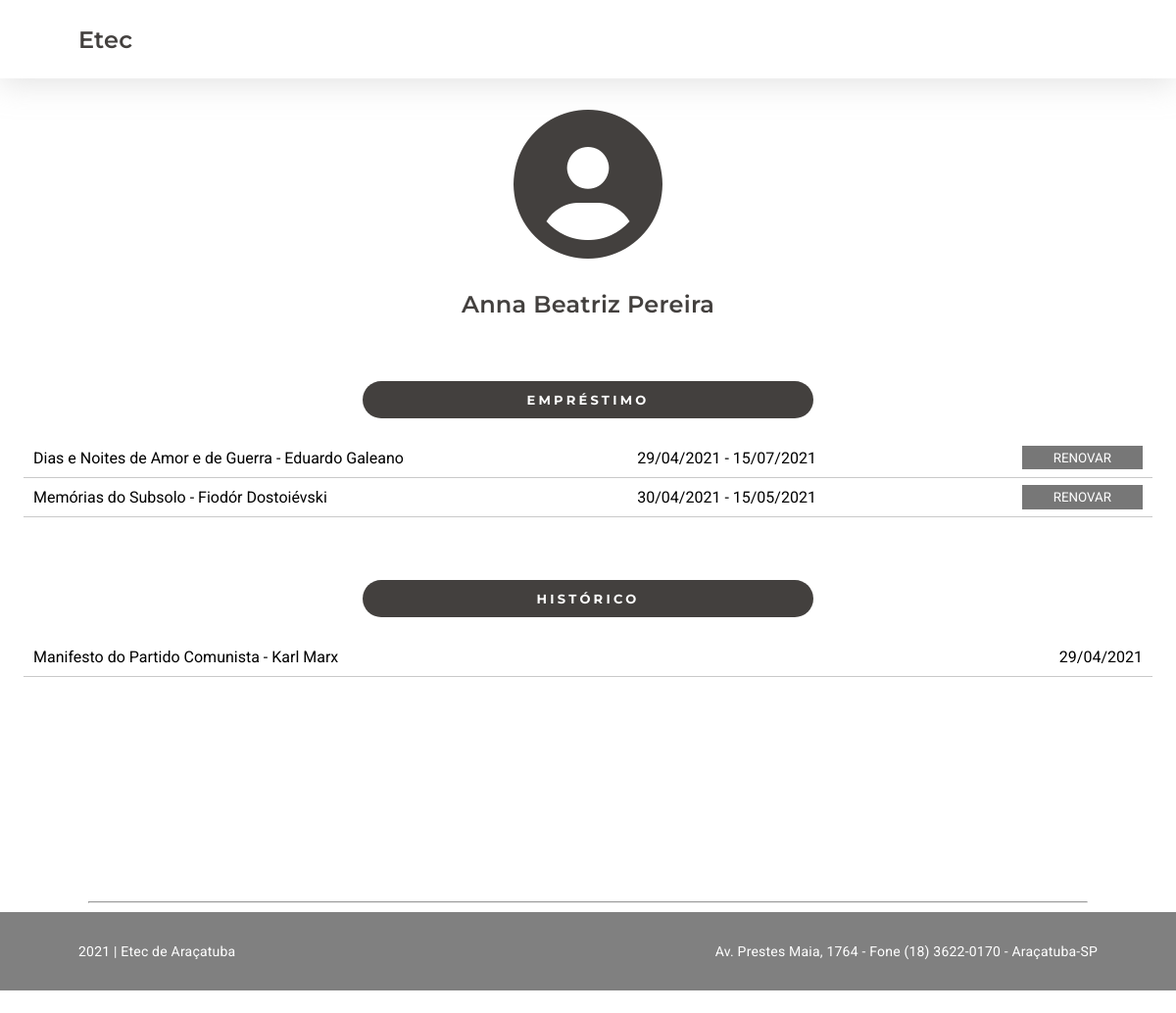
The page /profile.php (signed in) on the database its author committed.
### tables this page shows
CREATE TABLE IF NOT EXISTS `usuario` (
  `ID_user` int(11) NOT NULL AUTO_INCREMENT,
  `nome_user` text NOT NULL,
  `nascimento_user` date NOT NULL,
  `email_user` varchar(200) NOT NULL,
  `senha_user` varchar(255) NOT NULL,
  `nivel_user` int(2) NOT NULL,
  `data_user` datetime NOT NULL,
  PRIMARY KEY (`ID_user`)
);

CREATE TABLE IF NOT EXISTS `emprestimos` (
  `ID_emp` int(11) NOT NULL AUTO_INCREMENT,
  `ID_user` int(11) NOT NULL,
  `ID_liv` int(11) NOT NULL,
  `tombo_emp` date NOT NULL,
  `devolucao_emp` date NOT NULL,
  `renovacao_emp` date DEFAULT NULL,
  `data_emp` datetime NOT NULL,
  PRIMARY KEY (`ID_emp`),
  KEY `ID_user` (`ID_user`),
  KEY `ID_liv` (`ID_liv`)
);

CREATE TABLE IF NOT EXISTS `livros` (
  `ID_liv` int(11) NOT NULL AUTO_INCREMENT,
  `nome_liv` text NOT NULL,
  `autor_liv` text NOT NULL,
  `quantidade_liv` varchar(100) NOT NULL,
  `topicos_liv` text NOT NULL,
  `data_liv` datetime NOT NULL,
  PRIMARY KEY (`ID_liv`)
);

CREATE TABLE IF NOT EXISTS `historico` (
  `ID_his` int(11) NOT NULL AUTO_INCREMENT,
  `ID_user` int(11) NOT NULL,
  `ID_liv` int(11) NOT NULL,
  `retorno_his` date NOT NULL,
  `data_his` datetime NOT NULL,
  PRIMARY KEY (`ID_his`),
  KEY `ID_user` (`ID_user`),
  KEY `ID_liv` (`ID_liv`)
);

### profile.php (the view, shortened to what this page needs)
<?php
  include("conexao.php");
  $email = $_SESSION['email_user'];
  $select = "select nome_user from usuario where email_user = '$email'";
  $query = mysqli_query($conexao, $select);
  $name = mysqli_fetch_assoc($query);
  $consulta = "select u.nome_user, l.nome_liv, l.autor_liv, e.ID_emp, e.tombo_emp, e.devolucao_emp, e.renovacao_emp from emprestimos as e ";
  $consulta .= "join livros as l on e.ID_liv = l.ID_liv join usuario as u on e.ID_user = u.ID_user ";
  $consulta .= "where u.email_user = '$email'";
  $result = mysqli_query($conexao, $consulta);
  $search = "select u.email_user, l.nome_liv, l.autor_liv, h.retorno_his from historico as h ";
  $search .= "join livros as l on h.ID_liv = l.ID_liv join usuario as u on h.ID_user = u.ID_user ";
  $search .= "where u.email_user = '$email'";
  $query_two = mysqli_query($conexao, $search);
?>
<!DOCTYPE html>
<html lang="pt-br">
  <head>
    <link rel="stylesheet" href="./css/all.css" />
  </head>
  <body>
    <header>
      <h2>Etec</h2>
    </header>
    <main class="content">
      <section class="section-profile">
        <i class="fas fa-user-circle"></i>
        <h2><?php echo $name['nome_user']; ?></h2>
      </section>
      <div class="table-mobile">
        <table class="table-profile">
          <thead>
            <div class="link-profile">EMPRÉSTIMO</div>
          </thead>
          <tbody>
            <?php
              if(($result) and ($result->num_rows != 0)){
                while($dado = $result->fetch_array()){
            ?>
                <tr>
                  <td class="td-profile">
                    <?php echo $dado["nome_liv"]; ?> -
                    <?php echo $dado["autor_liv"]; ?>
                  </td>
                  <td class="td-profile date">
                    <?php echo date('d/m/Y', strtotime($dado["tombo_emp"])); ?> -
                    <?php
                      if($dado["renovacao_emp"] == 0){
                        echo date('d/m/Y', strtotime($dado["devolucao_emp"]));
                      }elseif($dado["renovacao_emp"] != 0){
                        echo date('d/m/Y', strtotime($dado["renovacao_emp"]));
                      }
                    ?>
                  </td>
                  <td class="td-profile" class="btn">
                    <form <?php echo "action='renew.php?id=" . $dado['ID_emp'] . "'" ?> method="post">
                      <button type="submit" class="renew">RENOVAR</button>
                    </form>
                  </td>
                </tr>
                <?php }
              }else{
                echo '<tr>
                <td class="td-profile">Nenhum empréstimo pendente</td>
                <td class="td-profile">00/00/00 - 00/00/00</td>
              </tr>';
              }
            ?>
          </tbody>
        </table>
      </div>
      <div class="table-mobile">
        <table class="table-profile">
          <thead>
            <div class="link-profile">HISTÓRICO</div>
          </thead>
          <tbody>
            <?php
              if(($query_two) and ($query_two->num_rows != 0)){
                while($row = mysqli_fetch_assoc($query_two)) {
            ?>
              <tr>
                <td class='td-profile'>
                  <?php
                    echo $row['nome_liv'];
                    echo " - ";
                    echo $row['autor_liv'];
                  ?>
                </td>
                <td class='td-profile'>
                  <?php
                    echo date('d/m/Y', strtotime($row['retorno_his'])); }
                  ?>
                </td>
              </tr>
            <?php
            }else{
              echo '<tr>
              <td class="td-profile">Nenhum livro no histórico</td>
              <td class="td-profile">00/00/00</td>
              </tr>';
            } ?>
          </tbody>
        </table>
      </div>
    </main>
    <hr/>
    <footer class="footer">
      <p>2021 | Etec de Araçatuba</p>
      <p id="address">
        Av. Prestes Maia, 1764 - Fone (18) 3622-0170 - Araçatuba-SP
      </p>
    </footer>
  </body>
</html>

### css/all.css (style rules this page uses)
* { padding: 0; margin: 0; box-sizing: border-box; }
html, body { height: 100%; margin: 0; }
:root { --brown: #43403e; --text-gray: #777777; --dark-gray: #808080; --soft-gray: #c9c9c9; }
h2 { font-family: 'Montserrat', sans-serif; font-weight: 600; font-size: 24px; line-height: 29px; letter-spacing: 0.01em; color: var(--brown); }
p { font-family: 'Roboto', sans-serif; font-weight: normal; font-size: 14px; line-height: 16px; letter-spacing: 0.015em; }
header { height: 10vh; display: flex; align-items: center; justify-content: left; padding-left: 80px; background-color: white; box-shadow: 0px 6px 30px rgba(201, 201, 201, 0.5) }
.content { min-height: 100%; width: min(96vw, 1200px); margin: 0 auto; }
input, button, table, label { font-family: 'Roboto', sans-serif; }
.table-collection, .table-reserves, .table-profile, .table-ebooks { width: 100%; margin-top: 20px; border-collapse: collapse; }
.td-collection, .td-reserves, .td-profile, .td-ebooks, .no-book { padding: 0 10px; height: 40px; border-bottom: 1px solid var(--soft-gray); }
.td-collection:last-child, .td-reserves:last-child, .td-profile:last-child, .td-ebooks:last-child { text-align: right; }
.section-profile { display: flex; flex-direction: column; align-items: center; }
.fas.fa-user-circle { font-size: 9.5rem; margin: 2rem; color: var(--brown); }
.table-mobile { display: flex; flex-direction: column; align-items: center; }
.link-profile { text-decoration: none; background-color: var(--brown); color: white; border-radius: 40px; font-family: 'Montserrat', sans-serif; font-weight: bold; font-size: 13px; line-height: 16px; letter-spacing: 0.25em; width: 40%; padding: .7rem 0; margin-top: 4rem; display: flex; align-items: center; justify-content: center; }
.renew { padding: .3rem 2rem; border: none; color: white; background-color: var(--text-gray); float: right; }
hr { width: 85%; margin: 7rem auto; margin-top: 40px; color: black; }
.footer { margin-top: -10vh; padding: 0 5rem; height: 10vh; width: 100%; display: flex; align-items: center; justify-content: space-between; background-color: var(--dark-gray); color: white; }

### rows shown on the page
usuario: nome_user "Anna Beatriz Pereira"
emprestimos: ID_liv.nome_liv "Dias e Noites de Amor e de Guerra", ID_liv.autor_liv "Eduardo Galeano", tombo_emp "29/04/2021", renovacao_emp "15/07/2021"
emprestimos: ID_liv.nome_liv "Memórias do Subsolo", ID_liv.autor_liv "Fiodór Dostoiévski", tombo_emp "30/04/2021", devolucao_emp "15/05/2021"
historico: ID_liv.nome_liv "Manifesto do Partido Comunista", ID_liv.autor_liv "Karl Marx", retorno_his "29/04/2021"
